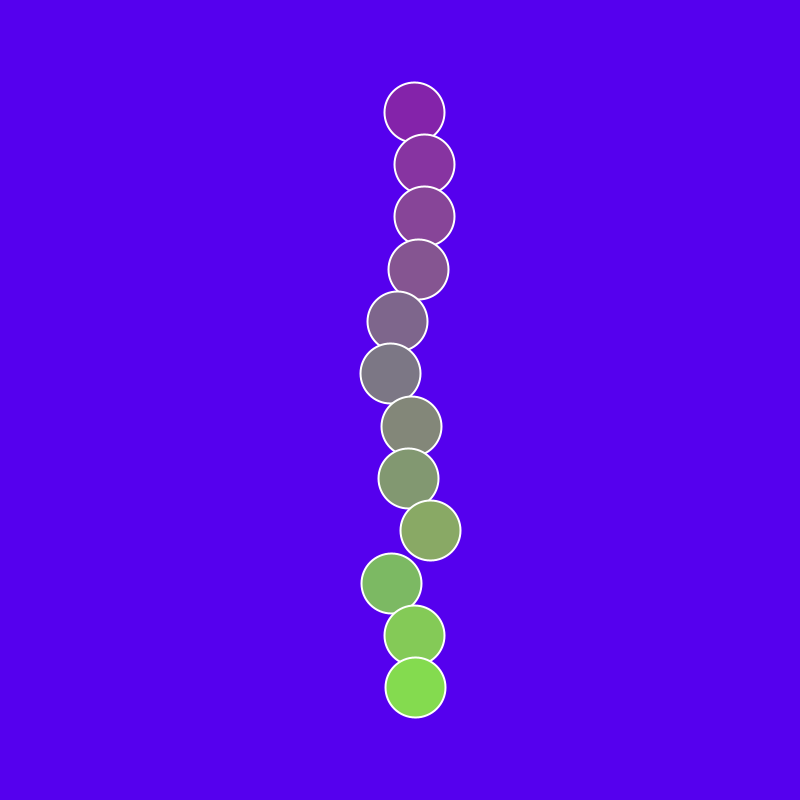
Frame 1 (no input)
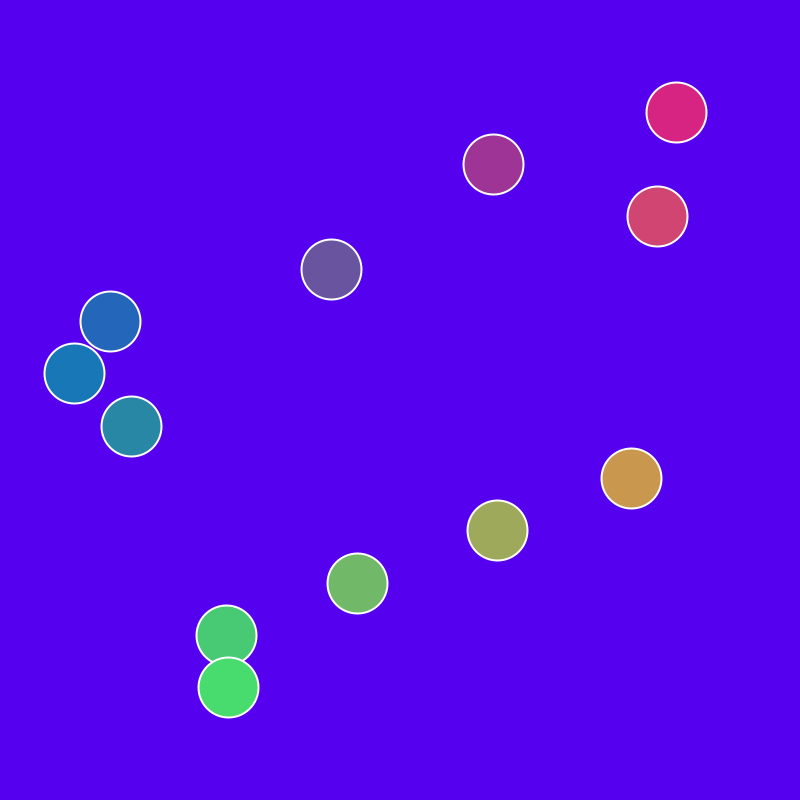
Frame 60 (the mouse pressed at the canvas centre just before this capture)
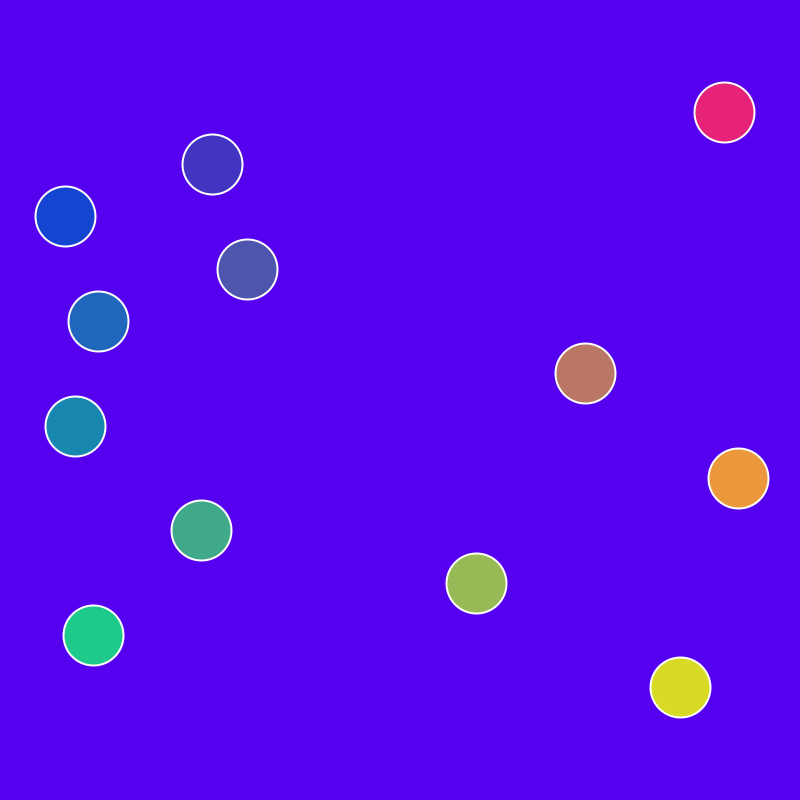
Frame 120 (the mouse held since frame 60 and released just before this capture)

The Processing sketch that drew these frames (run headless with seeded random() and noise(); from frame 60 on, the mouse is pressed at the canvas centre):

// Processing sketch: processing_150910
// ── processing_150910.pde

/*
 * Creative Coding
 * Week 3, 02 - array with sin()
 * by Indae Hwang and Jon McCormack
 * Copyright (c) 2014 Monash University
 *
 * This program demonstrates the use of arrays.
 * It creates three arrays that store the y-position, speed and phase of some oscillating circles.
 * You can change the number of circles by changing the value of num in setup()
 * You can change the background colour by holding the left mouse button and dragging.
 * 
 */

int     num;    // the number of items in the array (# of circles)
float[] yArray;      // y-position of each circle (fixed)
float[] xArray;      // y-position of each circle (fixed)
int[] running;
float[] speed;  // speed of each circle
float[] phase;  // phase of each circle
float centerX;
float centerY;
float ballDiameter;
int backgroundColor;

void setup() {
  size(800, 800);
  smooth();
  stroke(255);
  strokeWeight(2);
  num = 12;
  ballDiameter=60;
  backgroundColor=0xFF5500EE;
  // allocate space for each array
  xArray = new float[num];
  yArray = new float[num];
  running=new int[num];
  speed = new float[num];
  phase = new float[num]; 
  centerX=width/2;
  centerY=height/2;

  // calculate the gap in y based on the number of circles
  float gap = (height-2*ballDiameter) / (num +1);

  //setup an initial value for each item in the array
  for (int i=0; i<num; i++) {
    running[i]=0;
    yArray[i] = ballDiameter+gap * (i + 1);      // y is constant for each so can be calculated once
    speed[i] = random(-3, 3);
    phase[i] = random(TWO_PI);
  }
}


void draw() {
  background(backgroundColor);

  for (int i=0; i<num; i++) {
    //centerY=yArray[i];
    // calculate the x-position of each ball based on the speed, phase and current frame
    float xVirt,yVirt;
    switch (running[i]) {
      case 0:
      xArray[i] =centerX+ sin(radians(frameCount*speed[i] + phase[i]))*(centerX-ballDiameter);
      fill(defineColor(xArray[i], yArray[i]));
      break;
      case 1:
      xVirt =centerX+ sin(radians(frameCount*10 + phase[i]))*(centerX-ballDiameter);
      fill(defineColor(xVirt, yArray[i]));
      break;
      case 2:
      yArray[i] =centerY+sin(radians(frameCount*speed[i] + phase[i]))* (centerY-ballDiameter);
      fill(defineColor(xArray[i], yArray[i]));
      break;
      case 3:
      yVirt =centerY+ sin(radians(frameCount*10 + phase[i]))*(centerY-ballDiameter);
      fill(defineColor(xArray[i], yVirt));
      break;
    }
    ellipse(xArray[i], yArray[i], ballDiameter, ballDiameter);
  }
}


void mousePressed() {

  for (int i=0; i<num; i++) {
    if (dist(xArray[i], yArray[i], mouseX, mouseY)<ballDiameter/2) {
      running[i]++;
      running[i]=running[i]%4;   
      speed[i] = random(-3, 3);     
      if (running[i]==0) {      
        phase[i]=degrees(asin((xArray[i]-centerX)/(centerX-ballDiameter)))-frameCount*speed[i];
      } else if(running[i]==2) {      
        phase[i]=degrees(asin((yArray[i]-centerY)/(centerY-ballDiameter)))-frameCount*speed[i];
      }
    }
  }
}
int defineColor(float xc, float yc) {
  float red = map(xc, 0, width, 0, 255);
  float green = map(yc, 0, height, 0, 255);
  float blue = map(xc+yc, 0, width+height, 255, 0);
  return color(red, green, blue);
}
